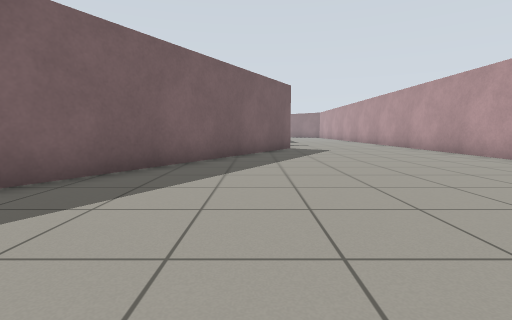
View 1 (above)

24 first-person views from a walk through a Gazebo world. The camera is 0.72 m above the floor, tilts 6° down and sees 85° across. The floor is counted in squares, 1 m on a side. Each view is taken from the middle of a square. On the plan, view 1 faces up. The plan holds only what a view shows up to about 10 squares ahead; the rest is blank. The place goes on beyond the plan.

View 2
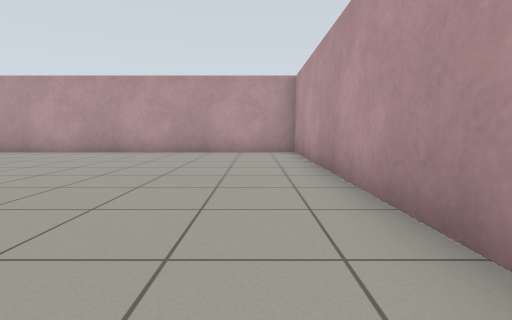

View 3
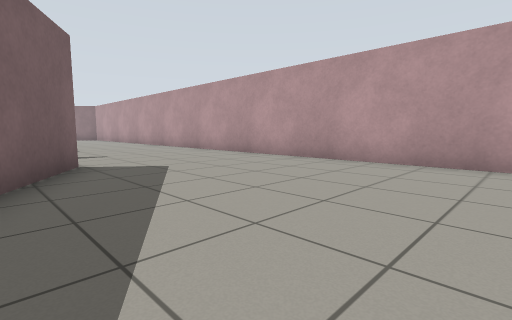

View 4
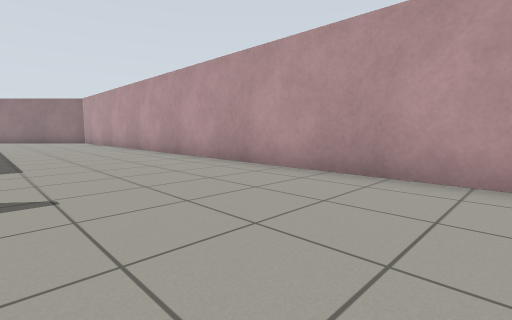

View 5
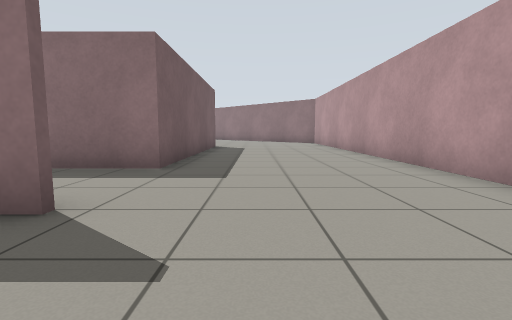

View 6
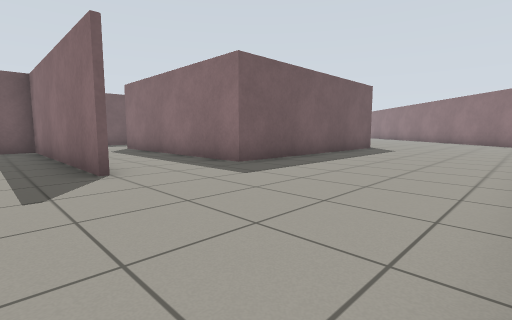

View 7
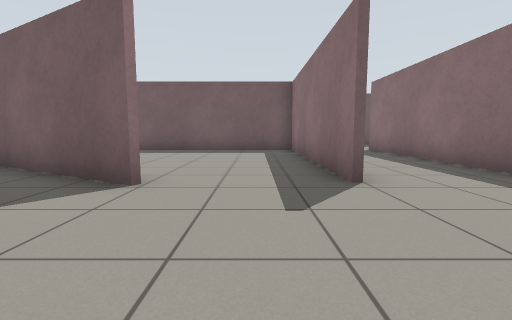

View 8
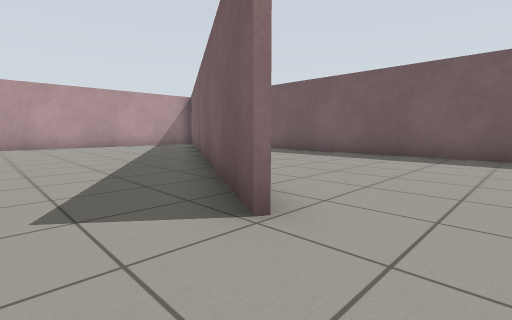

View 9
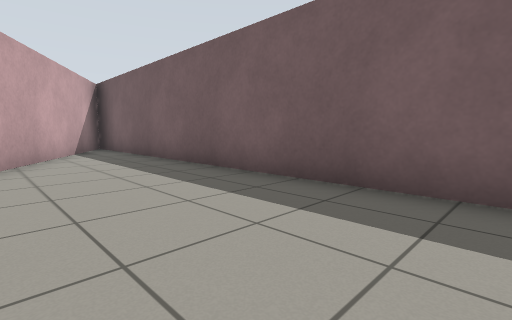

View 10
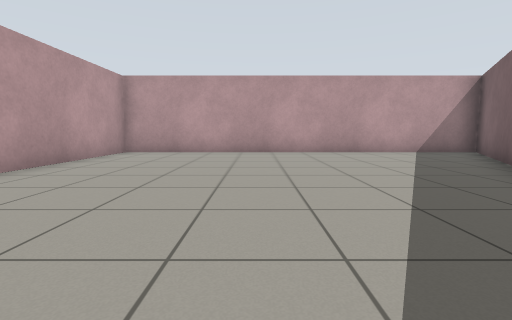

View 11
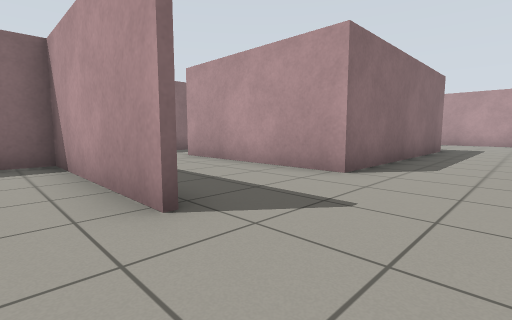

View 12
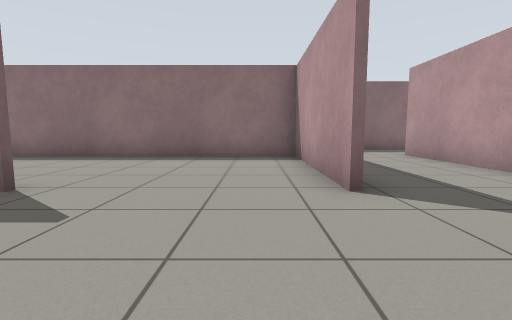

View 13
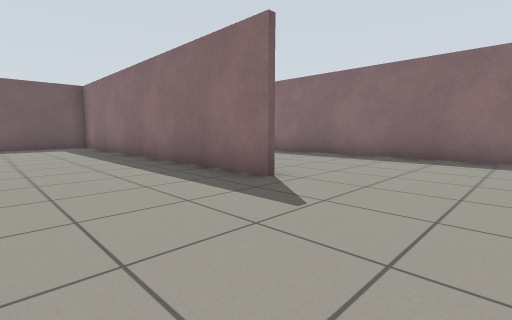

View 14
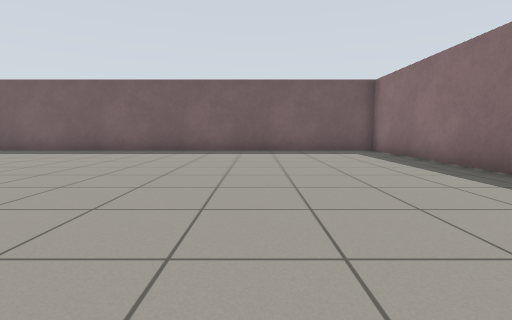

View 15
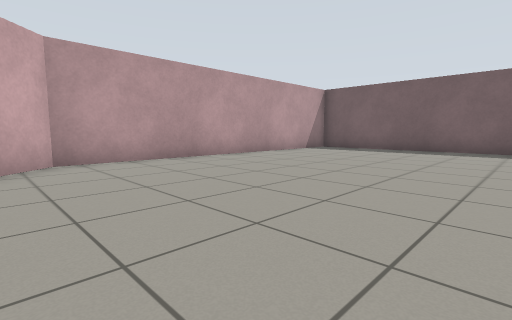

View 16
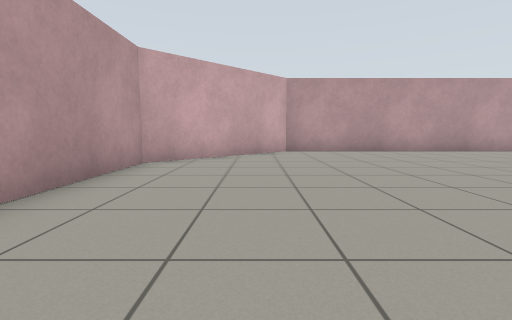

View 17
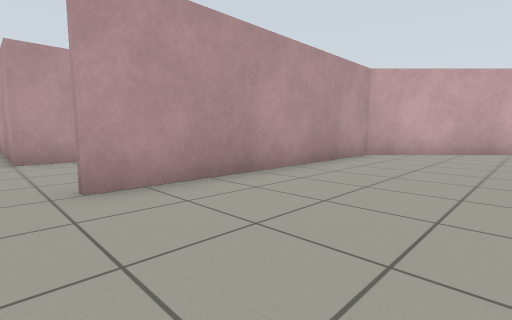

View 18
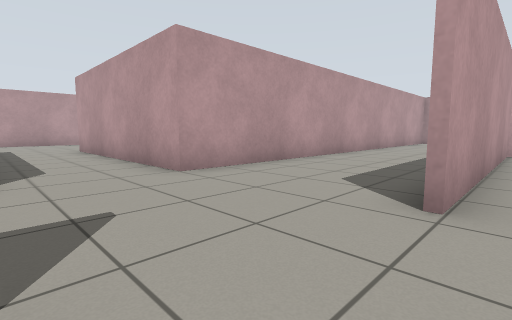

View 19
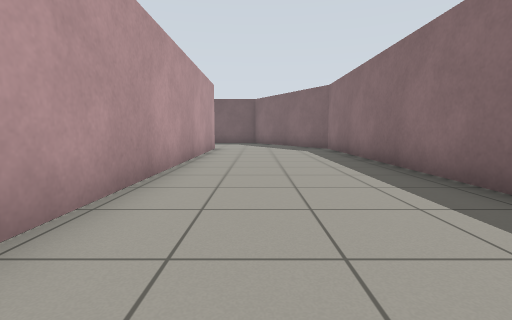

View 20
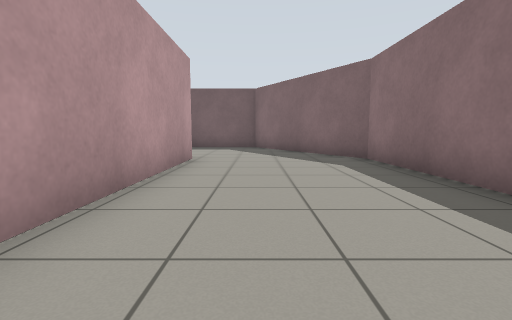

View 21
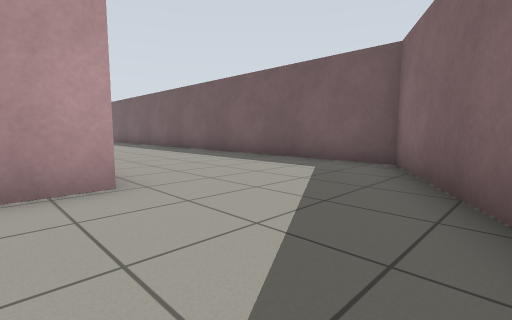

View 22
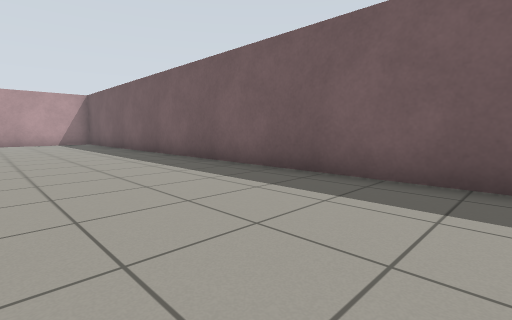

View 23
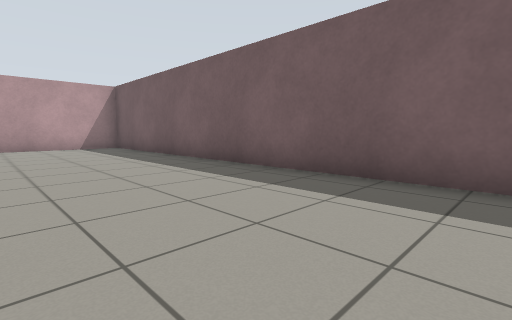

View 24
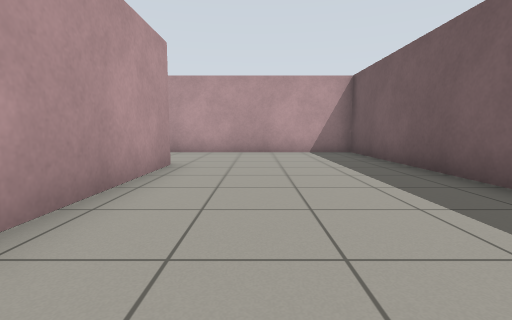

### Floor plan
Points are (right, up) in squares from view 1. A wall is a line through its corners. A room is listed if a view was taken in it or the views show most of it. See-through windows are left out.
Room 1 (views 1, 2, 3, 4, 5, 6, 7, 8, 10)
walls: (1.4, 11.4) (-5.3, -0.3) (6.4, -0.3) (6.4, 22.1); (-5.6, 14.5) (1.3, 14.5); (1.2, 22.6) (1.2, 17.3) (-5.6, 17.3)
ways out: opening at (1, 12.5) to room 2; opening at (-5, 15.5) to room 3
Room 2 (view 9)
walls: (1.3, 14.3) (-5.4, 14.3) (-5.4, 1); (-3.9, 2.4) (-2.2, 5.4)
ways out: opening at (1, 12.5) to room 1
Room 3 (views 11, 12, 13, 14, 15, 16, 17, 18, 19, 20, 21, 22, 23, 24)
walls: (-12.9, 17.3) (-23, 17.3) (-23, 3.7); (-21, 3.3) (-13, 3.3) (-9.5, 6.8) (-9.5, 14.3); (-8.9, 17.2) (-8.9, 21.9) (-23.1, 21.9) (-28.2, 19) (-28.2, -0.3) (-22.1, -0.3); (-23.3, 17.4) (-13.6, 17.4); (-23.2, 3) (-23.2, 7.1); (-5.6, 7) (-5.6, 14.5); (-5.6, 17.3) (-5.6, 22.4); (-5, 0.5) (-3.9, 2.4)
ways out: opening at (-5, 15.5) to room 1; opening at (-5, 23)

Positions as (right, up) in squares from view 1, and headings:
1: (0, 0), facing up
2: (-3, 1), facing right
3: (0, 5), facing up-right
4: (2, 10), facing up-right
5: (3, 12), facing up
6: (6, 13), facing up-left
7: (5, 13), facing left
8: (3, 13), facing down-left
9: (-2, 12), facing down-left
10: (2, 9), facing down
11: (-10, 15), facing up-right
12: (-10, 14), facing up
13: (-10, 14), facing up-left
14: (-13, 13), facing left
15: (-12, 10), facing down-left
16: (-12, 13), facing down
17: (-13, 15), facing down-right
18: (-10, 17), facing down-right
19: (-12, 19), facing left
20: (-16, 19), facing left
21: (-22, 21), facing down-left
22: (-24, 16), facing down-left
23: (-24, 12), facing down-left
24: (-25, 9), facing down
